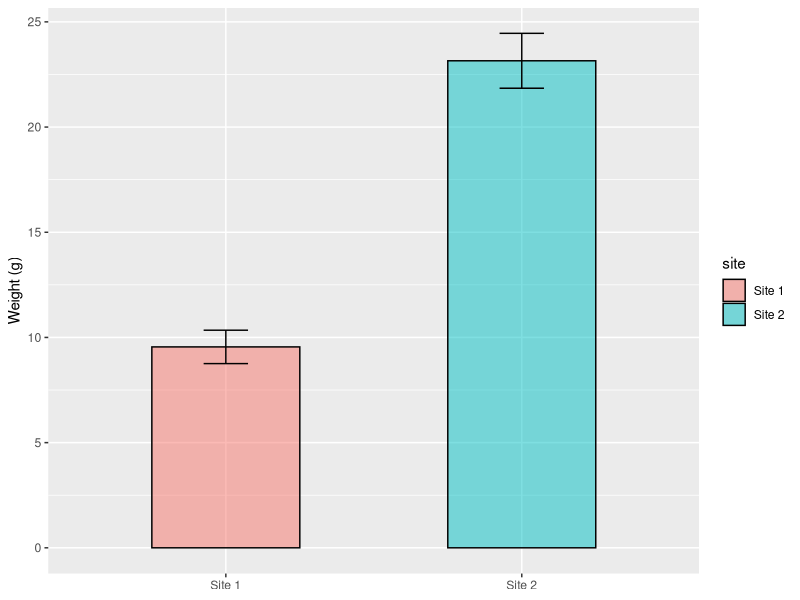
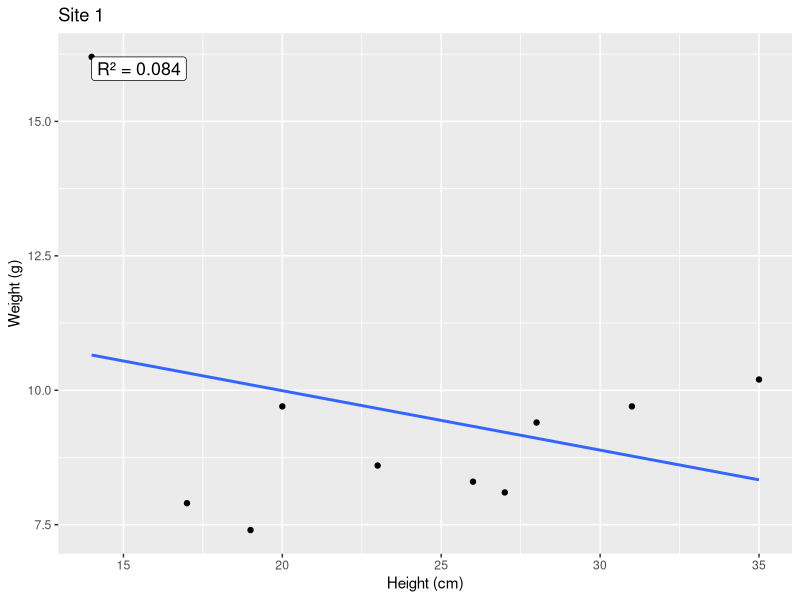
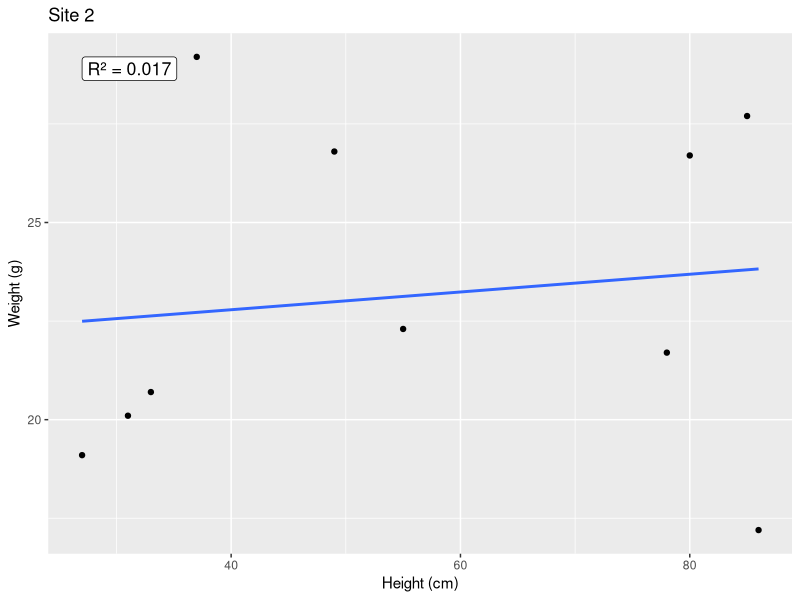

Write the R code that produced these figures, in order.
## ---- chunk 1
library(tidyverse)
library(plotrix)

grass <- read_csv("../data_raw/Site 1.csv")
## ---- chunk 2
mean(grass$weight_g)
var(grass$weight_g)
sd(grass$weight_g)
## ---- chunk 3
sd(grass$weight_g)/mean(grass$weight_g)
## ---- chunk 4
std.error(grass$weight_g)
## ---- chunk 5
mean(grass$height_cm)
var(grass$height_cm)
sd(grass$height_cm)
## ---- chunk 6
sd(grass$height_cm)/mean(grass$height_cm)
## ---- chunk 7
std.error(grass$height_cm)
## ---- chunk 8
grass2 <- read_csv("../data_raw/Site 2.csv")
mean(grass2$weight_g)
var(grass2$weight_g)
sd(grass2$weight_g)
## ---- chunk 9
sd(grass2$weight_g)/mean(grass2$weight_g)
## ---- chunk 10
std.error(grass2$weight_g)
## ---- chunk 11
mean(grass2$height_cm)
var(grass2$height_cm)
sd(grass2$height_cm)
## ---- chunk 12
sd(grass2$height_cm)/mean(grass2$height_cm)
## ---- chunk 13
std.error(grass2$height_cm)
## ---- chunk 14
t.test(grass$weight_g, grass2$weight_g)
## ---- chunk 15
site1 <- read.csv("../data_raw/Site 1.csv")
site2 <- read.csv("../data_raw/Site 2.csv")

#Combine dfs
site1$site <- "Site 1"
site2$site <- "Site 2"
combined_data <- rbind(site1, site2)

# Calculate mean and standard error of the mean (SEM) for weight
weight_summary <- combined_data %>%
  group_by(site) %>%
  summarise(
    mean_weight = mean(weight_g, na.rm = TRUE),
    sem_weight  = sd(weight_g, na.rm = TRUE) / sqrt(n())
  )

# Plot mean weight with error bars
ggplot(weight_summary, aes(x = site, y = mean_weight, fill = site)) +
  geom_bar(stat = "identity", width = 0.5, color = "black", alpha = 0.5) +
  geom_errorbar(
    aes(ymin = mean_weight - sem_weight, ymax = mean_weight + sem_weight), 
    width = 0.15) +
  labs(x = NULL, y = "Weight (g)")
## ---- chunk 16

# --- Site 1 Graph ---
#fit linear model
r2_site1 <- summary(lm(weight_g ~ height_cm, data = site1))$r.squared

#plot scatterplot
plot1 <- ggplot(site1, aes(x = height_cm, y = weight_g)) +
  geom_point() +
  geom_smooth(method = "lm", se = FALSE) +
  annotate("label", 
    x = min(site1$height_cm), 
    y = max(site1$weight_g), 
    label = paste0("R² = ", round(r2_site1, 3)), 
    hjust = 0, vjust = 1, size = 4.5) +
  labs(title = "Site 1", x = "Height (cm)", y = "Weight (g)")

print(plot1)

# --- Site 2 Graph ---
#fit linear model
r2_site2 <- summary(lm(weight_g ~ height_cm, data = site2))$r.squared

#plot scatterplot
plot2 <- ggplot(site2, aes(x = height_cm, y = weight_g)) +
  geom_point() +
  geom_smooth(method = "lm", se = FALSE) +
  annotate(
    "label", 
    x = min(site2$height_cm), 
    y = max(site2$weight_g), 
    label = paste0("R² = ", round(r2_site2, 3)), 
    hjust = 0, vjust = 1, size = 4.5
  ) +
  labs(title = "Site 2", x = "Height (cm)", y = "Weight (g)")

print(plot2)
